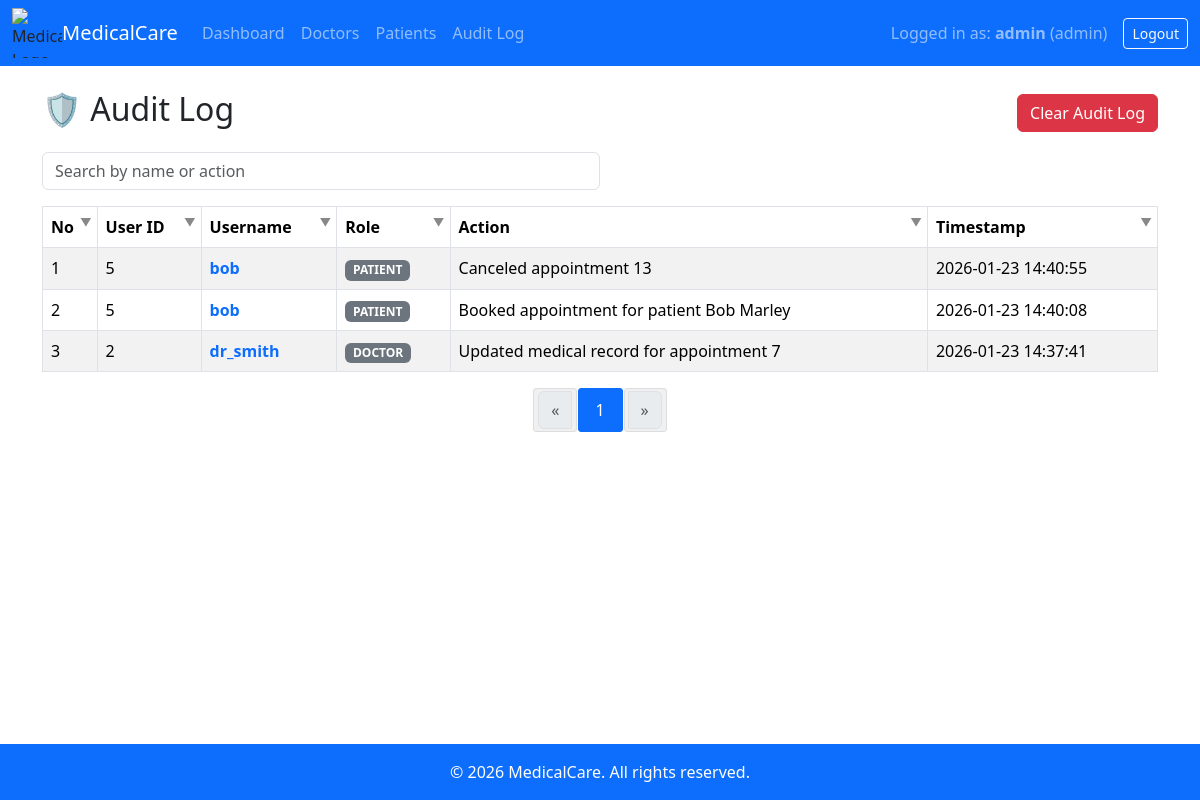
The page /admin/audit (signed in) on the database its author committed.
### models.py (models this page shows)
class AuditLog(db.Model):
    id = db.Column(db.Integer, primary_key=True)
    user_id = db.Column(db.Integer, db.ForeignKey('user.id'), nullable=True)  # ForeignKey to User model
    username = db.Column(db.String(80))
    role = db.Column(db.String(50))
    action = db.Column(db.String(255))
    timestamp = db.Column(db.DateTime, default=datetime.utcnow)
    user = db.relationship('User', backref='audit_logs', lazy=True)

### app.py (the view)
@app.route("/admin/audit")
@role_required("admin")
def admin_audit():
    page = request.args.get('page', 1, type=int)
    logs = AuditLog.query.order_by(AuditLog.timestamp.desc()).paginate(page=page, per_page=10, error_out=False)
    query_params = request.args.to_dict(flat=True)
    query_params.pop('page', None)
    page_range = get_page_range(logs.page, logs.pages)
    return render_template("admin_audit.html", logs=logs, page_range=page_range, query_params=query_params)

### app.py (called while the page is built)
@app.context_processor
def inject_now():
    return {'current_year': datetime.now().year}

def role_required(role):
    def decorator(f):
        @wraps(f)
        def wrapper(*args, **kwargs):
            if "role" not in session or session["role"] != role:
                abort(403)
            return f(*args, **kwargs)
        return wrapper
    return decorator

def get_page_range(current_page, total_pages, visible_pages=5):
    half_range = visible_pages // 2
    start_page = max(1, current_page - half_range)
    end_page = min(total_pages, current_page + half_range)
    if current_page - half_range < 1:
        end_page = min(total_pages, visible_pages)
    elif current_page + half_range > total_pages:
        start_page = max(1, total_pages - visible_pages + 1)
    return range(start_page, end_page + 1)

### templates/admin_audit.html (shortened to what this page needs)
{% extends "base.html" %}
{% block content %}
<div class="d-flex justify-content-between align-items-center mb-3">
    <h2>🛡️ Audit Log</h2>
     <button type="button" class="btn btn-danger btn-clear-log" data-bs-toggle="modal" data-bs-target="#clearAuditLogModal">
        Clear Audit Log
    </button>
</div>
<input id="auditLogSearch" class="form-control mb-3 w-50" type="text" placeholder="Search by name or action">
<table class="table table-striped table-bordered align-middle" id="auditTable">
    <thead class="table">
        <tr>
            <th data-column="0" class="filterable">No</th>
            <th data-column="1" class="filterable">User ID</th>
            <th data-column="2" class="filterable">Username</th>
            <th data-column="3" class="filterable">Role</th>
            <th data-column="4" class="filterable">Action</th>
            <th data-column="5" class="filterable">Timestamp</th>
        </tr>
    </thead>
    <tbody>
        {% for log in logs %}
        <tr>
            <td>{{ loop.index }}</td>
            <td>{{ log.user_id or "-" }}</td>
            <td>
                {% if log.role == "admin" %}
                    <a href="{{ url_for('admin_index') }}" class="text-decoration-none fw-semibold">{{ log.username }}</a>
                {% elif log.role == "doctor" and log.user_id %}
                    <a href="{{ url_for('admin_doctors') }}" class="text-decoration-none fw-semibold">{{ log.username }}</a>
                {% elif log.role == "patient" and log.user_id %}
                    <a href="{{ url_for('admin_patients') }}" class="text-decoration-none fw-semibold">{{ log.username }}</a>
                {% else %}
                    {{ log.username }}
                {% endif %}
            </td>
            <td><span class="badge bg-secondary text-uppercase">{{ log.role or "system" }}</span></td>
            <td><span class="audit-action" data-action="{{ log.action|lower }}">{{ log.action }}</span></td>
            <td>{{ log.timestamp.strftime("%Y-%m-%d %H:%M:%S") }}</td>
        </tr>
        {% endfor %}
    </tbody>
</table>
{% set paginator = logs %}
{% set endpoint = 'admin_audit' %}
{% include 'pagination.html' %}
{% endblock %}

### static/css/style.css (style rules this page uses)
html, body { height: 100%; margin: 0; display: flex; flex-direction: column; }
.filterable { cursor: pointer; position: relative; padding-right: 20px; user-select: none; transition: color 0.2s; }
.filterable::after { content: "▼"; position: absolute; right: 5px; font-size: 0.7em; color: #888; transition: transform 0.2s, color 0.2s; }

### rows shown on the page
AuditLog: user "5", username "bob", role "PATIENT", action "Canceled appointment 13", timestamp "2026-01-23 14:40:55"
AuditLog: user "5", username "bob", role "PATIENT", action "Booked appointment for patient Bob Marley", timestamp "2026-01-23 14:40:08"
AuditLog: user "2", username "dr_smith", role "DOCTOR", action "Updated medical record for appointment 7", timestamp "2026-01-23 14:37:41"

### other values the page prints
{{ session.get('username') }} "admin"
{{ session.get('role') }} "admin"
{{ page_num }} "1"
